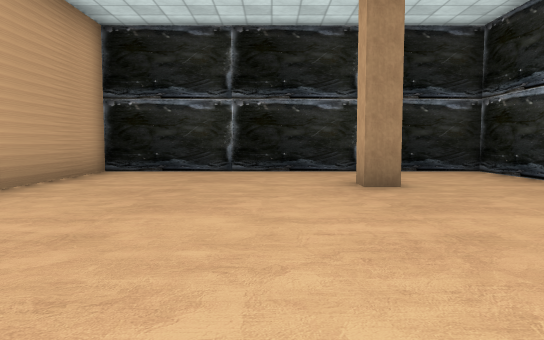
View 1 (above)

24 first-person views from a walk through a Unity game level. The camera is 1.2 m above the floor, tilts 4° down and sees 70° across. The floor is counted in squares, 2 m on a side. Each view is taken from the middle of a square. On the plan, view 1 faces up. The plan holds only what a view shows up to about 11 squares ahead; the rest is blank. The place goes on beyond the plan. The player character is not drawn. Door leaves are left out, so doorways stand open. Some surface patterns are stand-ins.

View 2
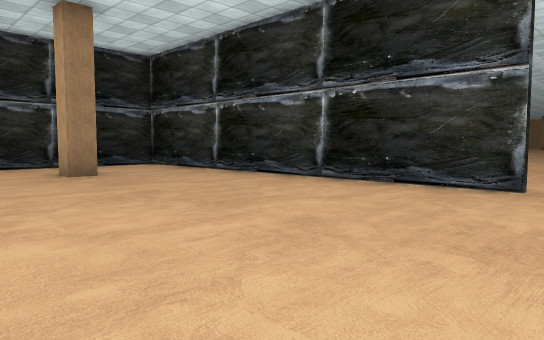

View 3
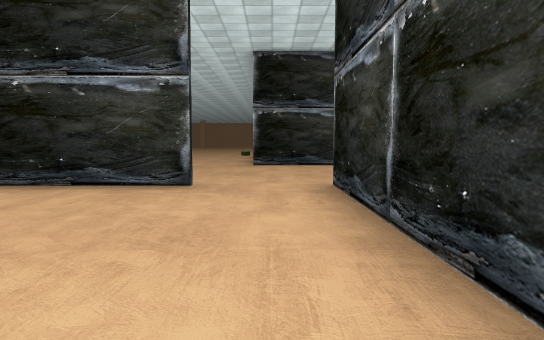

View 4
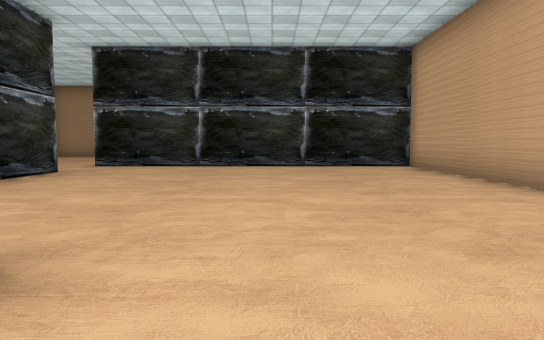

View 5
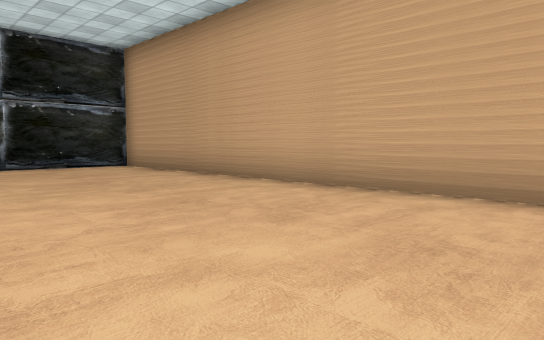

View 6
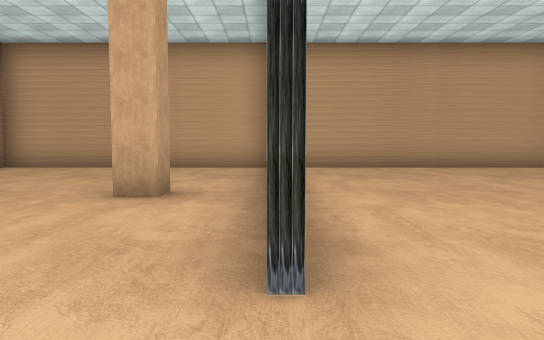

View 7
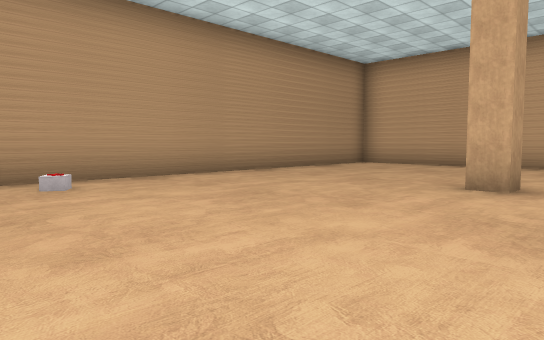

View 8
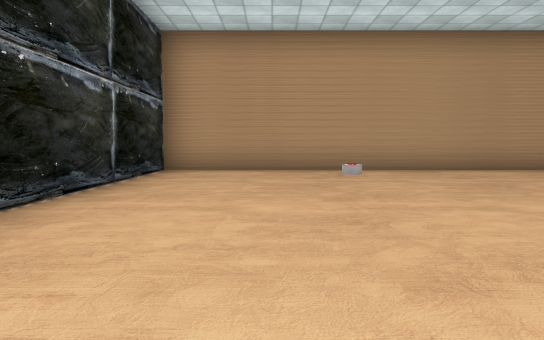

View 9
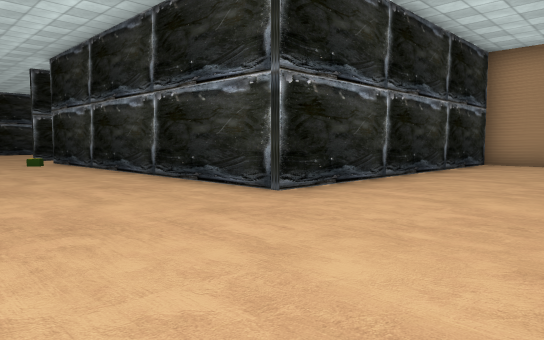

View 10
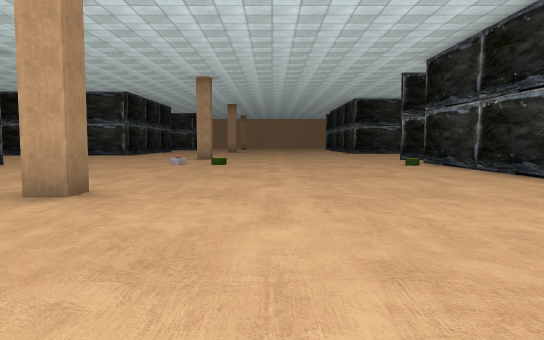

View 11
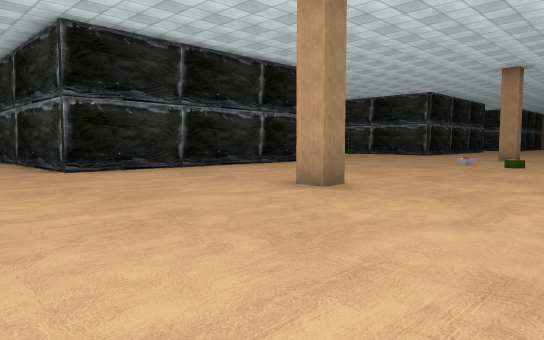

View 12
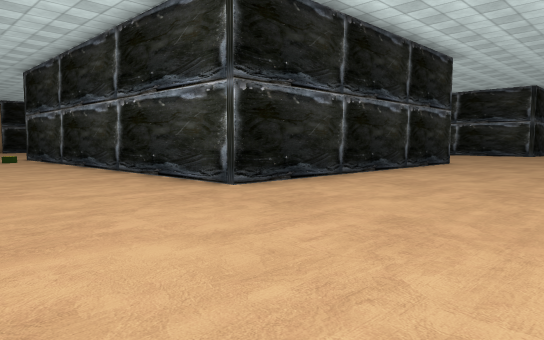

View 13
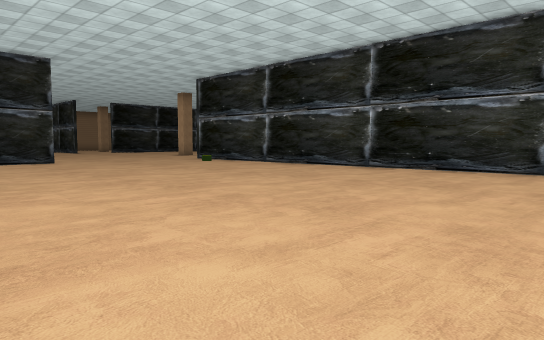

View 14
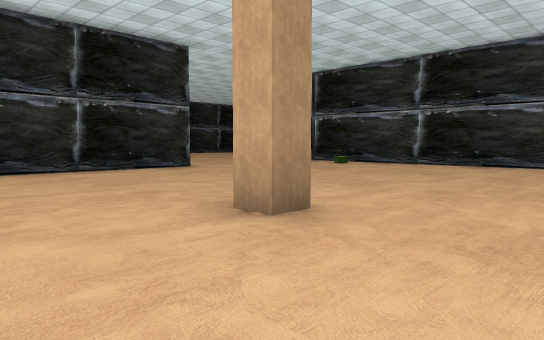

View 15
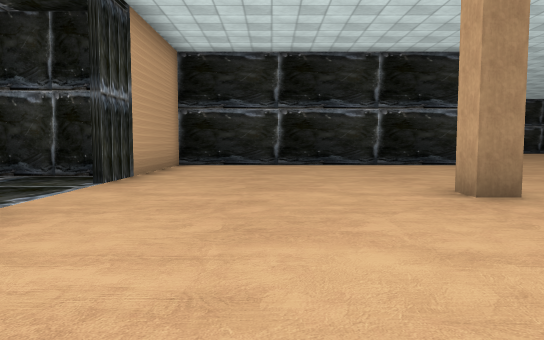

View 16
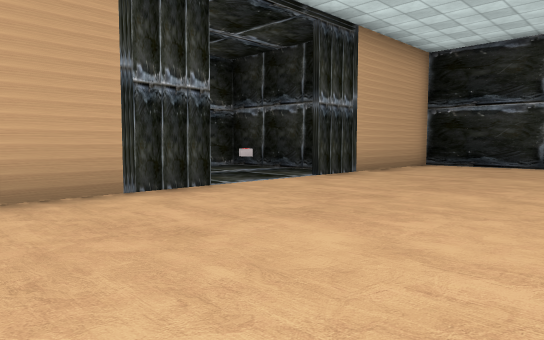

View 17
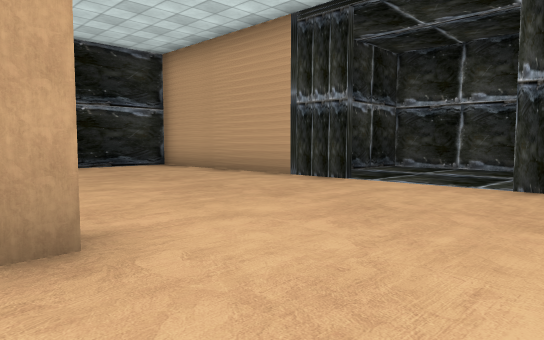

View 18
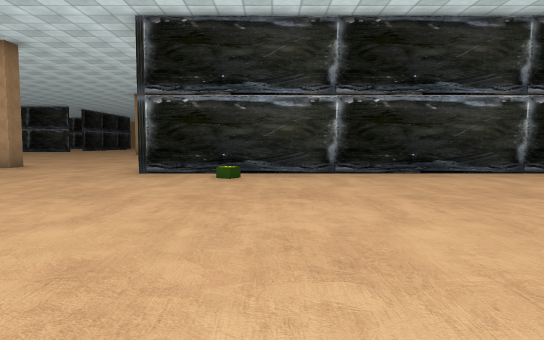

View 19
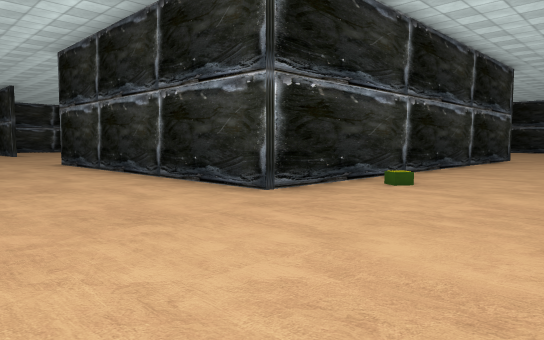

View 20
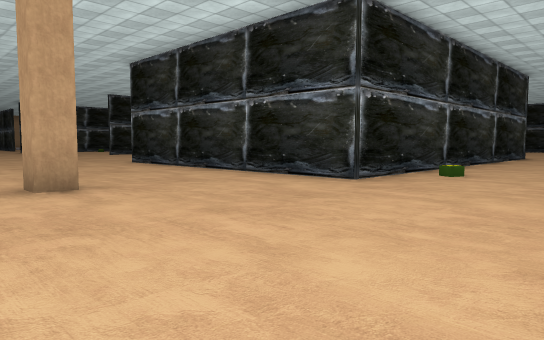

View 21
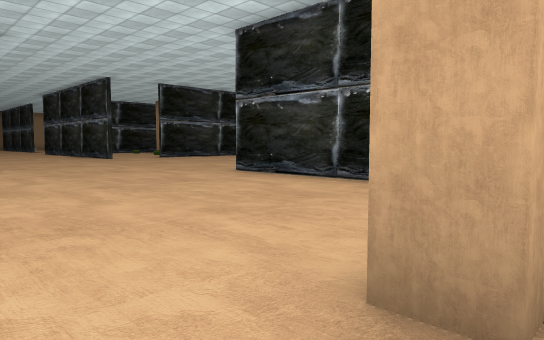

View 22
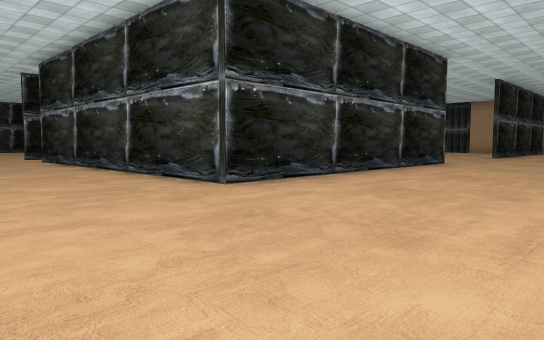

View 23
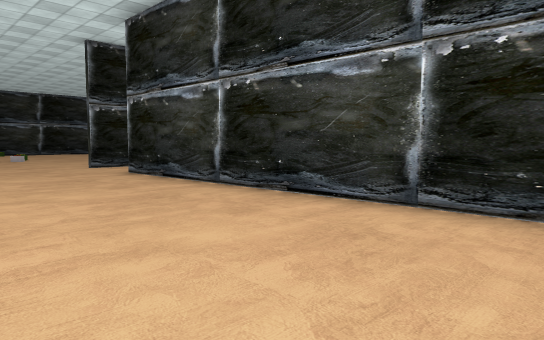

View 24
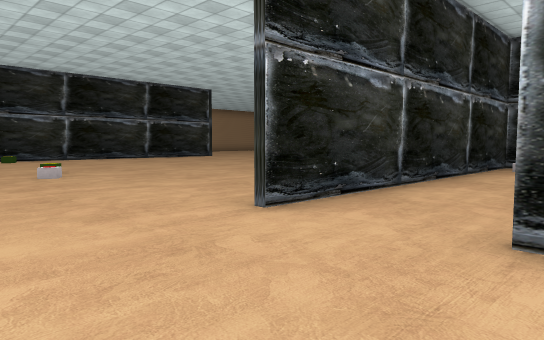

### Floor plan
Points are (right, up) in squares from view 1. A wall is a line through its corners. A room is listed if a view was taken in it or the views show most of it. See-through windows are left out.
Room 1 (views 1, 2, 3, 4, 5)
walls: (1.9, 5.2) (1.3, 5.2) (1.3, 5.8); (4.4, -0.9) (4.4, 8.1) (-3.5, 8.1); (-3.5, 8) (-3.5, -2.9) (4.5, -2.9)
ways out: open door at (4, -1.5) to room 2
Room 2 (views 6, 7, 8, 9, 10, 11, 12, 13, 14, 15, 16, 17, 18, 19, 20, 21, 22, 23, 24)
walls: (11.9, 5.2) (11.2, 5.2) (11.2, 5.8); (17.6, 10.3) (9.5, 10.3) (9.5, 21.6) (17.5, 21.6) (17.5, 12.4); (9.3, -1.5) (18.1, -1.5); (1.9, 15.2) (1.3, 15.2) (1.3, 15.8) (1.6, 15.8); (4.6, 21.4) (-3.5, 21.4) (-3.5, 16.6); (-3.6, 8.3) (-1.1, 8.3); (11.8, 25.2) (11.2, 25.2) (11.2, 25.7) (11.8, 25.7); (-3.5, 14.4) (-3.5, 8); (1.1, -4.2) (1.7, -4.2) (1.7, -4.8); (-3.5, -3.1) (-3.5, -9.5) (9.5, -9.5) (9.5, -1.5)
ways out: open door at (4, -1.5) to room 1; open door at (-4, 15.5) to room 3; open door at (4, 22.5); open door at (17, 11.5)
objects: other object (5, -8); other object (9, 20); other object (17, -1); other object (18, 4); other object (18, 6)
Room 3 (no view inside)
walls: (-4.1, 17.9) (-7.4, 17.9) (-7.4, 13.2) (-5.2, 13.2)
ways out: open door at (-4, 15.5) to room 2
objects: other object (-6, 17)

Where each view was taken, in squares from view 1:
view 1: 0 up, 0 right, facing up
view 2: 2 down, 1 left, facing up-right
view 3: 2 down, 1 left, facing right
view 4: 7 up, 0 right, facing down
view 5: 7 up, 1 right, facing down-left
view 6: 3 down, 6 right, facing left
view 7: 3 down, 7 right, facing down-left
view 8: 1 down, 7 right, facing down
view 9: 2 up, 6 right, facing down-right
view 10: 3 up, 7 right, facing right
view 11: 2 up, 7 right, facing up-right
view 12: 6 up, 6 right, facing up-right
view 13: 9 up, 1 right, facing up-right
view 14: 13 up, 1 left, facing up-right
view 15: 11 up, 1 left, facing up
view 16: 11 up, 1 right, facing up-left
view 17: 18 up, 2 right, facing down-left
view 18: 19 up, 2 right, facing right
view 19: 25 up, 6 right, facing down-right
view 20: 27 up, 6 right, facing down-right
view 21: 27 up, 11 right, facing down-right
view 22: 26 up, 21 right, facing down-left
view 23: 20 up, 21 right, facing down-left
view 24: 13 up, 20 right, facing down-left
